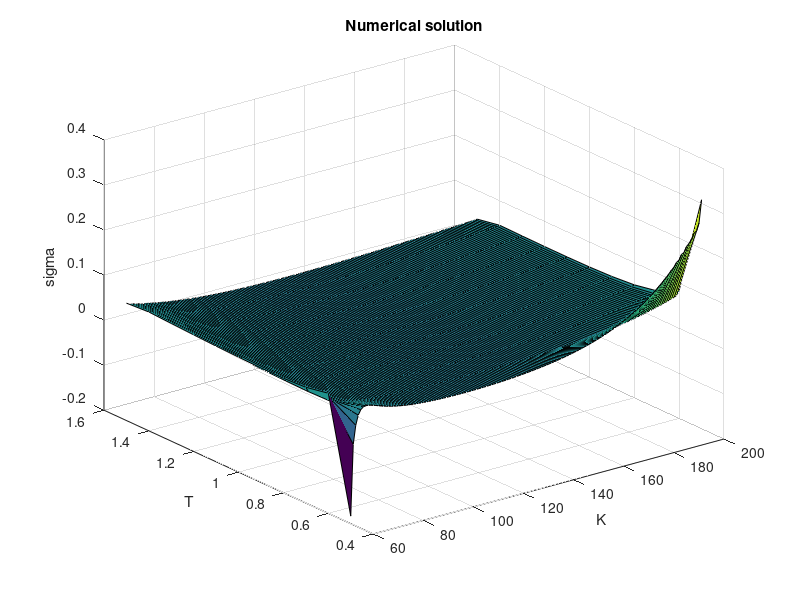
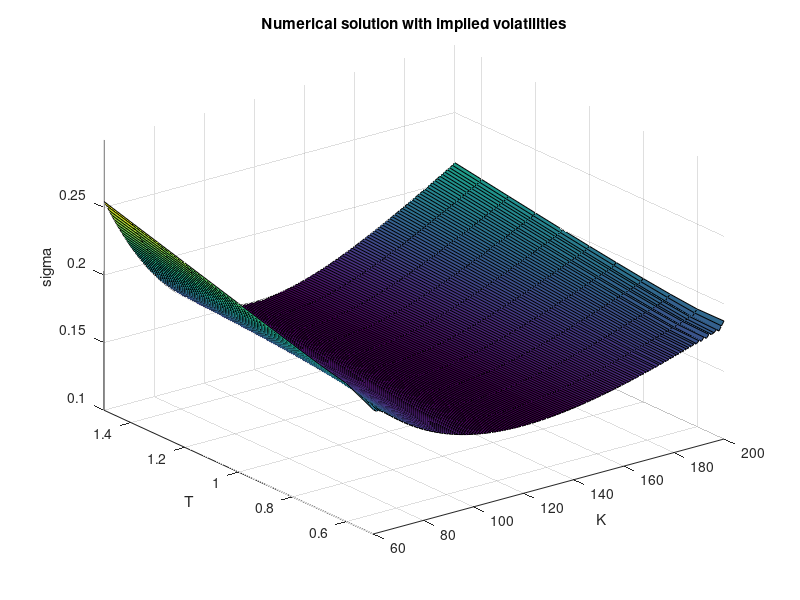
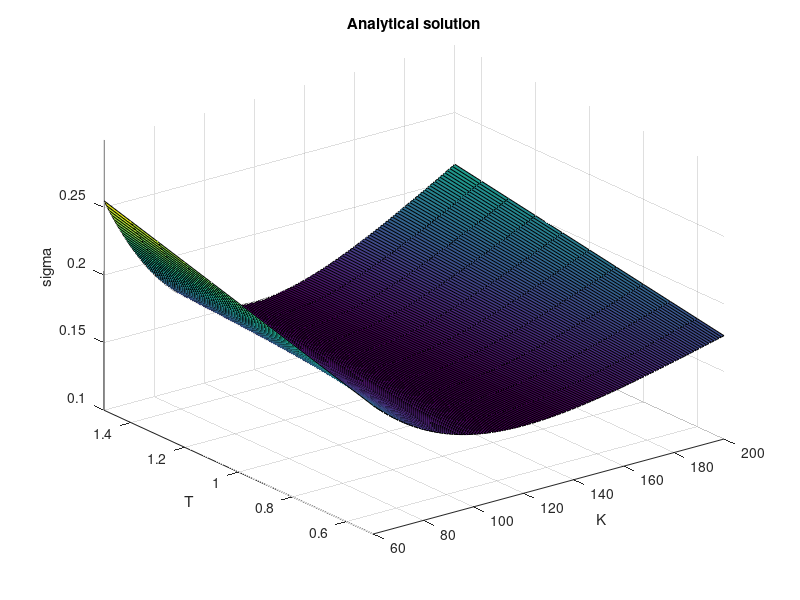

Write the MATLAB code that produced these figures, in order.
clc 
clear 
close 
 
load('LocVol.mat'); 
 
%% Numerical solution
%NEED TO ADD SQRT WHEN CALCULATING SIGMANUM. IT IS NOT ADDED BECAUSE A
%COUPLE OF POINTS ARE NEGATIVE, SO THE SQUARE ROOT GIVES AN ERROR. HOWEVER,
%IT WORKS USING ONLY INTERIOR POINTS
Tint = T(2:length(T)-1); 
Kint = K(2:length(K)-1); 
for i=1:size(C,1) 
   for j=1:size(C,2) 
       if i==1 && j==1 
           dCdT(i,j) = (C(i+1,j)-C(i,j))/(T(i+1)-T(i)); 
           dCdK(i,j) = (C(i,j+1)-C(i,j))/(K(j+1)-K(j)); 
       elseif i==1 && j<size(C,2) && j>1 
           dCdT(i,j) = (C(i+1,j)-C(i,j))/(T(i+1)-T(i)); 
           dCdK(i,j) = (C(i,j+1)-C(i,j-1))/(K(j+1)-K(j-1)); 
       elseif i==1 && j==size(C,2) 
           dCdT(i,j) = (C(i+1,j)-C(i,j))/(T(i+1)-T(i)); 
           dCdK(i,j) = (C(i,j)-C(i,j-1))/(K(j)-K(j-1)); 
       elseif i>1 && i<size(C,1) && j==1 
           dCdT(i,j) = (C(i+1,j)-C(i-1,j))/(T(i+1)-T(i-1)); 
           dCdK(i,j) = (C(i,j+1)-C(i,j))/(K(j+1)-K(j)); 
       elseif i>1 && i<size(C,1) && j==size(C,2) 
           dCdT(i,j) = (C(i+1,j)-C(i-1,j))/(T(i+1)-T(i-1)); 
           dCdK(i,j) = (C(i,j)-C(i,j-1))/(K(j)-K(j-1)); 
       elseif i==size(C,1) && j==1 
           dCdT(i,j) = (C(i,j)-C(i-1,j))/(T(i)-T(i-1)); 
           dCdK(i,j) = (C(i,j+1)-C(i,j))/(K(j+1)-K(j)); 
       elseif i==size(C,1) && j>1 && j<size(C,2) 
           dCdT(i,j) = (C(i,j)-C(i-1,j))/(T(i)-T(i-1)); 
           dCdK(i,j) = (C(i,j+1)-C(i,j-1))/(K(j+1)-K(j-1)); 
       elseif i==size(C,1) && j==size(C,2) 
           dCdT(i,j) = (C(i,j)-C(i-1,j))/(T(i)-T(i-1)); 
           dCdK(i,j) = (C(i,j)-C(i,j-1))/(K(j)-K(j-1)); 
       else 
           dCdT(i,j) = (C(i+1,j)-C(i-1,j))/(T(i+1)-T(i-1)); 
           dCdK(i,j) = (C(i,j+1)-C(i,j-1))/(K(j+1)-K(j-1)); 
       end 
   end 
end 
 
deltaK = 1; 
for i=1:size(C,1) 
   for j=1:size(C,2) 
       if j==1 
           dCdK2(i,j) = (2*C(i,j)-5*C(i,j+1)+4*C(i,j+2)-C(i,j+3))/(deltaK)^2; 
       elseif j==size(C,2) 
           dCdK2(i,j) = (2*C(i,j)-5*C(i,j-1)+4*C(i,j-2)-C(i,j-3))/(deltaK)^2; 
       else 
           dCdK2(i,j) = (C(i,j+1)-2*C(i,j)+C(i,j-1))/(deltaK)^2; 
       end 
   end 
end 
 
for i=1:size(dCdK,1) 
   for j=1:size(dCdK,2) 
      SigmaNum(i,j) = (2*(dCdT(i,j)+(r-0)*K(j)*dCdK(i,j)+0*C(i,j))/(K(j)*K(j)*dCdK2(i,j))); 
   end 
end 
 
 
figure(1) 
[Xnum1,Ynum1]=meshgrid(K,T);
surf(Xnum1,Ynum1,SigmaNum);
xlabel("K")
ylabel("T")
zlabel("sigma")
title("Numerical solution")
%axis([60 200 0.5 1.5 0.1 0.3]); 
 
%% Numerical solution with implied volatilities
for i=1:size(C,1)
    for j=1:size(C,2)
        Timp = T(i);
        t = 0;
        
        myfun = @(sigmaImp,Cimp,Kimp,S0) normcdf(1/(sigmaImp*sqrt((Timp-t)))*(log(S0/Kimp)+(r-0+0.5*sigmaImp*sigmaImp)*(Timp-t)))*S0*exp(-0*(Timp-t))-normcdf(1/(sigmaImp*sqrt((Timp-t)))*(log(S0/Kimp)+(r-0-0.5*sigmaImp*sigmaImp)*(Timp-t)))*Kimp*exp(-r*(Timp-t))-Cimp;
        Kimp = K(j);
        Cimp = C(i,j);

        fun = @(sigmaImp) myfun(sigmaImp,Cimp,Kimp,S0);

        sigmaImp(i,j) = fzero(fun,0);
        d1(i,j) = 1/(sigmaImp(i,j)*sqrt(Timp))*(log(S0/Kimp)+(r-0+0.5*sigmaImp(i,j)*sigmaImp(i,j))*Timp);
        d2(i,j) = 1/(sigmaImp(i,j)*sqrt(Timp))*(log(S0/Kimp)+(r-0-0.5*sigmaImp(i,j)*sigmaImp(i,j))*Timp);
    end
end

for i=1:size(sigmaImp,1) 
   for j=1:size(sigmaImp,2) 
       if i==1 && j==1 
           dsdT(i,j) = (sigmaImp(i+1,j)-sigmaImp(i,j))/(T(i+1)-T(i)); 
           dsdK(i,j) = (sigmaImp(i,j+1)-sigmaImp(i,j))/(K(j+1)-K(j)); 
       elseif i==1 && j<size(sigmaImp,2) && j>1 
           dsdT(i,j) = (sigmaImp(i+1,j)-sigmaImp(i,j))/(T(i+1)-T(i)); 
           dsdK(i,j) = (sigmaImp(i,j+1)-sigmaImp(i,j-1))/(K(j+1)-K(j-1)); 
       elseif i==1 && j==size(sigmaImp,2) 
           dsdT(i,j) = (sigmaImp(i+1,j)-sigmaImp(i,j))/(T(i+1)-T(i)); 
           dsdK(i,j) = (sigmaImp(i,j)-sigmaImp(i,j-1))/(K(j)-K(j-1)); 
       elseif i>1 && i<size(sigmaImp,1) && j==1 
           dsdT(i,j) = (sigmaImp(i+1,j)-sigmaImp(i-1,j))/(T(i+1)-T(i-1)); 
           dsdK(i,j) = (sigmaImp(i,j+1)-sigmaImp(i,j))/(K(j+1)-K(j)); 
       elseif i>1 && i<size(sigmaImp,1) && j==size(sigmaImp,2) 
           dsdT(i,j) = (sigmaImp(i+1,j)-sigmaImp(i-1,j))/(T(i+1)-T(i-1)); 
           dsdK(i,j) = (sigmaImp(i,j)-sigmaImp(i,j-1))/(K(j)-K(j-1)); 
       elseif i==size(sigmaImp,1) && j==1 
           dsdT(i,j) = (sigmaImp(i,j)-sigmaImp(i-1,j))/(T(i)-T(i-1)); 
           dsdK(i,j) = (sigmaImp(i,j+1)-sigmaImp(i,j))/(K(j+1)-K(j)); 
       elseif i==size(sigmaImp,1) && j>1 && j<size(sigmaImp,2) 
           dsdT(i,j) = (sigmaImp(i,j)-sigmaImp(i-1,j))/(T(i)-T(i-1)); 
           dsdK(i,j) = (sigmaImp(i,j+1)-sigmaImp(i,j-1))/(K(j+1)-K(j-1)); 
       elseif i==size(sigmaImp,1) && j==size(sigmaImp,2) 
           dsdT(i,j) = (sigmaImp(i,j)-sigmaImp(i-1,j))/(T(i)-T(i-1)); 
           dsdK(i,j) = (sigmaImp(i,j)-sigmaImp(i,j-1))/(K(j)-K(j-1)); 
       else 
           dsdT(i,j) = (sigmaImp(i+1,j)-sigmaImp(i-1,j))/(T(i+1)-T(i-1)); 
           dsdK(i,j) = (sigmaImp(i,j+1)-sigmaImp(i,j-1))/(K(j+1)-K(j-1)); 
       end 
   end 
end 
 
deltaK = 1; 
for i=1:size(sigmaImp,1) 
   for j=1:size(sigmaImp,2) 
       if j==1 
           dsdK2(i,j) = (2*sigmaImp(i,j)-5*sigmaImp(i,j+1)+4*sigmaImp(i,j+2)-sigmaImp(i,j+3))/(deltaK)^2; 
       elseif j==size(C,2) 
           dsdK2(i,j) = (2*sigmaImp(i,j)-5*sigmaImp(i,j-1)+4*sigmaImp(i,j-2)-sigmaImp(i,j-3))/(deltaK)^2; 
       else 
           dsdK2(i,j) = (sigmaImp(i,j+1)-2*sigmaImp(i,j)+sigmaImp(i,j-1))/(deltaK)^2; 
       end 
   end 
end

for i=1:size(dsdK,1)
   for j=1:size(dsdK,2) 
      SigmaNumImp(i,j) = sqrt((sigmaImp(i,j)^2+2*sigmaImp(i,j)*T(i)*(dsdT(i,j)+r*K(j)*dsdK(i,j)))/(1+2*d1(i,j)*K(j)*sqrt(T(i))*dsdK(i,j)+K(j)*K(j)*T(i)*(d1(i,j)*d2(i,j)*dsdK(i,j)*dsdK(i,j)+sigmaImp(i,j)*dsdK2(i,j))));
   end 
end 
 
 
figure(2) 
[Xnum2,Ynum2]=meshgrid(K,T); 
surf(Xnum2,Ynum2,SigmaNumImp);
xlabel("K")
ylabel("T")
zlabel("sigma")
title("Numerical solution with implied volatilities")
axis([60 200 0.5 1.5 0.1 0.3]); 

 
%% Analitical solution 
figure(3)
[X,Y]=meshgrid(K,T); 
SigmaAnalyt = 0.15+0.15*(0.5+2.*Y).*((X./100-1.2).^2)./(((X.^2)./(100.^2))+1.44); 
surf(X,Y,SigmaAnalyt);
xlabel("K")
ylabel("T")
zlabel("sigma")
title("Analytical solution")
axis([60 200 0.5 1.5 0.1 0.3]); 